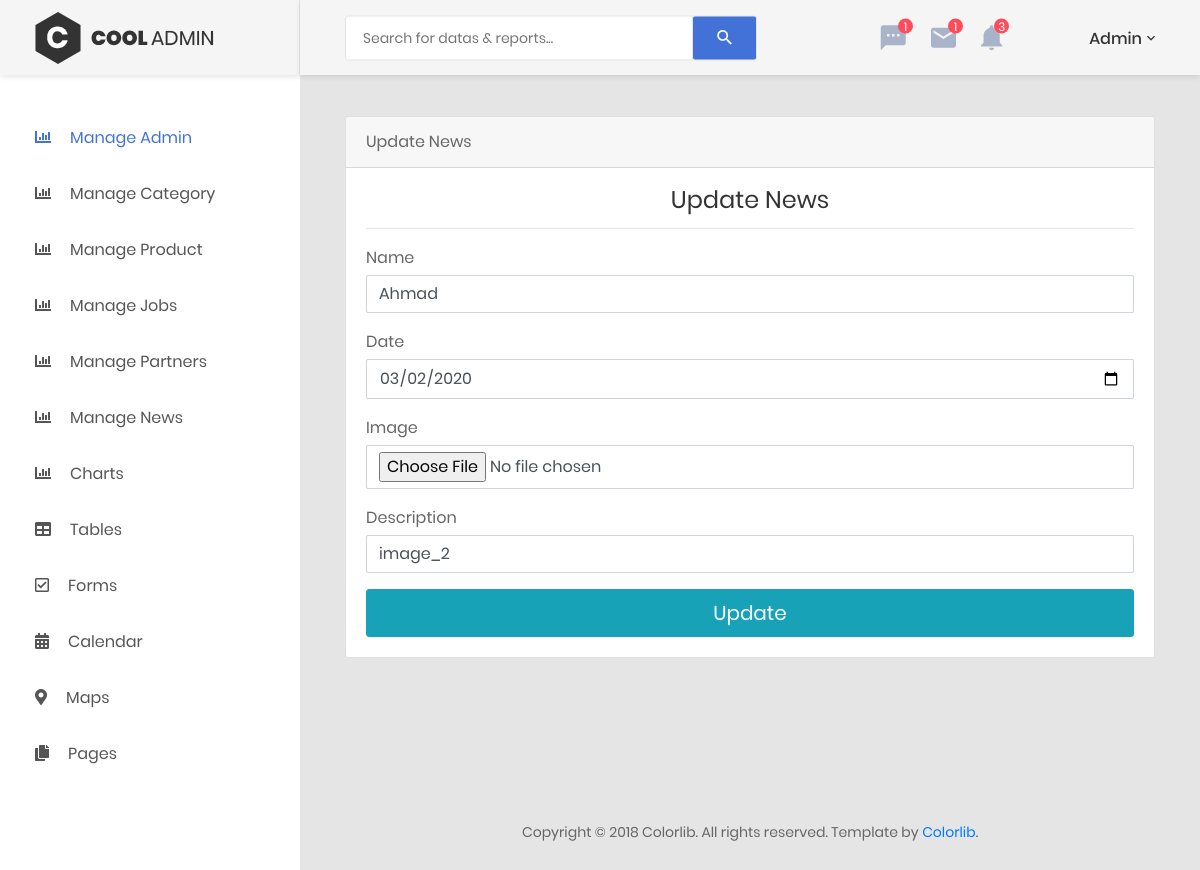
Screenshot of /admin/edit_news.php?news_id=1 (signed in) with the database file from the repository.
### tables this page shows
CREATE TABLE IF NOT EXISTS `news` (
  `news_id` int(3) NOT NULL AUTO_INCREMENT,
  `news_name` varchar(100) NOT NULL,
  `news_date` date NOT NULL,
  `news_img` text NOT NULL,
  `news_desc` varchar(400) NOT NULL,
  PRIMARY KEY (`news_id`)
);

### admin/edit_news.php (the view, shortened to what this page needs)
<?php
include'../includes/admin_header.php';
?>
<?php include'../includes/connection.php'; ?>
<?php
$query = "select * from news where news_id = {$_GET['news_id']}";
$result = mysqli_query($conn, $query);
$adminset = mysqli_fetch_assoc($result);
?>
<div class="main-content">
    <div class="section__content section__content--p30">
        <div class="container-fluid">
            <div class="row">
                <div class="col-lg-12">
                    <div class="card">
                        <div class="card-header">Update News</div>
                        <div class="card-body">
                            <div class="card-title">
                                <h3 class="text-center title-2">Update News</h3>
                            </div>
                            <hr>
                            <form action="" method="post" novalidate="novalidate" enctype="multipart/form-data">
                                <div class="form-group">
                                    <label for="cc-number" class="control-label mb-1">Name</label>
                                    <input id="cc-number" name="name" type="text" class="form-control cc-number identified visa" data-val="true"
                                           data-val-required="Please enter the card number" data-val-cc-number="Please enter a valid card number"
                                           autocomplete="cc-number" value="<?php echo $adminset['news_name']; ?>">
                                </div>
                                <div class="form-group">
                                    <label for="cc-payment" class="control-label mb-1">Date</label>
                                    <input id="cc-pament" name="date" type="date" class="form-control" aria-required="true" aria-invalid="false" value="<?php echo $adminset['news_date']; ?>">
                                </div>
                                <div class="form-group has-success">
                                    <label for="cc-name" class="control-label mb-1">Image</label>
                                    <input id="cc-name" name="image" type="file" class="form-control cc-name valid" data-val="true" data-val-required="Please enter the name on card"
                                           autocomplete="cc-name" aria-required="true" aria-invalid="false" aria-describedby="cc-name-error" value="<?php echo $adminset['news_img']; ?>">
                                </div>
                                <div class="form-group has-success">
                                    <label for="cc-name" class="control-label mb-1">Description</label>
                                    <input id="cc-name" name="desc" type="text" class="form-control cc-name valid" data-val="true" data-val-required="Please enter the name on card"
                                           autocomplete="cc-name" aria-required="true" aria-invalid="false" aria-describedby="cc-name-error" value="<?php echo $adminset['news_desc']; ?>">
                                </div>
                                <div>
                                    <button id="payment-button" type="submit" class="btn btn-lg btn-info btn-block" name="submit">
                                        <span id="payment-button-amount">Update</span>
                                    </button>
                                </div>
                            </form>
                        </div>
                    </div>
                </div>
            </div>
        </div>
    </div>
</div>
<?php include'../includes/admin_footer.php'; ?>

### rows the page displays
news: name "Ahmad", date "03/02/2020", desc "image_2"
